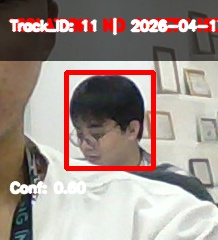
#> input picture core_detection/violations/Violation_ID_11_20260417_102625.jpg, 218 x 240 px
$ python -i preprocessor.py   (imports and definitions only)   (older library calls are emulated)
#> lines starting #> are read from the running program, lines starting #| are printed output that depends on the picture
#> further down, picture is the input picture: shape (240, 218, 3); mean B, G, R 138.5, 144.7, 159.3
from __future__ import annotations

from dataclasses import dataclass
from pathlib import Path
from typing import Iterator, Optional, Tuple, Union
from urllib.parse import urlparse

import cv2
import numpy as np


FrameSource = Union[str, int, Path, np.ndarray]


@dataclass(frozen=True)
class PreprocessingResult:
    original_frame: np.ndarray
    processed_frame: np.ndarray
    blur_score: float
    inference_allowed: bool


class Preprocessor:
    def __init__(
        self,
        ssim_threshold: float = 0.5,
        blur_threshold: float = 100.0,
        clahe_clip_limit: float = 2.0,
        clahe_tile_grid_size: Tuple[int, int] = (8, 8),
    ) -> None:
        self.ssim_threshold = ssim_threshold
        self.blur_threshold = blur_threshold
        self.clahe = cv2.createCLAHE(
            clipLimit=clahe_clip_limit,
            tileGridSize=clahe_tile_grid_size,
        )

    def is_blurred(self, frame: np.ndarray, threshold: float = 100.0) -> bool:
        gray_frame = self._to_grayscale(frame)
        laplacian_variance = cv2.Laplacian(gray_frame, cv2.CV_64F).var()
        return float(laplacian_variance) < float(threshold)

    def is_glitch(
        self,
        current_frame: np.ndarray,
        prev_frame: Optional[np.ndarray],
        threshold: float = 0.5,
    ) -> bool:
        if prev_frame is None:
            return False

        score = self._compute_ssim(current_frame, prev_frame)
        return score < float(threshold)

    def preprocess_frame(
        self,
        frame: np.ndarray,
        prev_frame: Optional[np.ndarray] = None,
    ) -> Tuple[str, np.ndarray, dict[str, float]]:
        blur_score = self._laplacian_variance(frame)
#> in _to_grayscale, `return cv2.cvtColor(frame, cv2.COLOR_BGR2GRAY)`:
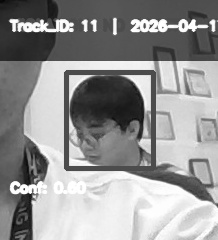
#> returned value: shape (240, 218); min 4, max 255, mean 148.4
#> blur_score = 1582.3
        is_blurred = self.is_blurred(frame, threshold=self.blur_threshold)
#> is_blurred = False
        ssim_score = self._compute_ssim(frame, prev_frame)
#> ssim_score = 1
        is_glitch = self.is_glitch(frame, prev_frame, threshold=self.ssim_threshold)
#> is_glitch = False

        frame_metrics = {
            "ssim": ssim_score,
            "laplacian_variance": blur_score,
        }
#> frame_metrics = {'ssim': 1, 'laplacian_variance': 1582.3}

        if is_blurred or is_glitch:
            return "Skip", frame, frame_metrics

        return "Process", self.apply_clahe(frame), frame_metrics

    # [53 lines left out: functions process_frame, process_input, check_ssim, not called in this run]

    def detect_blur(self, frame: np.ndarray) -> Tuple[bool, float]:
        laplacian_variance = self._laplacian_variance(frame)
        return laplacian_variance >= self.blur_threshold, float(laplacian_variance)

    def apply_clahe(self, frame: np.ndarray) -> np.ndarray:
        lab_frame = cv2.cvtColor(frame, cv2.COLOR_BGR2LAB)
#> lab_frame: shape (240, 218, 3); mean of channels 0, 1, 2 155.1, 132.3, 134.8
        l_channel, a_channel, b_channel = cv2.split(lab_frame)
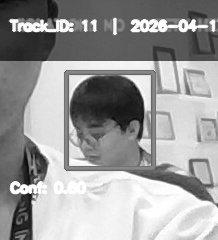
#> l_channel: shape (240, 218); min 2, max 255, mean 155.1
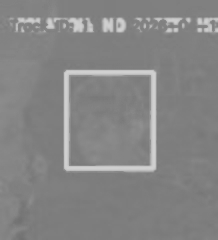
#> a_channel: shape (240, 218); min 113, max 208, mean 132.3
        enhanced_l_channel = self.clahe.apply(l_channel)
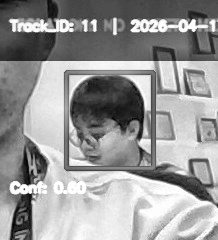
#> enhanced_l_channel: shape (240, 218); min 2, max 255, mean 151.6
        enhanced_lab_frame = cv2.merge((enhanced_l_channel, a_channel, b_channel))
#> enhanced_lab_frame: shape (240, 218, 3); mean of channels 0, 1, 2 151.6, 132.3, 134.8
        return cv2.cvtColor(enhanced_lab_frame, cv2.COLOR_LAB2BGR)
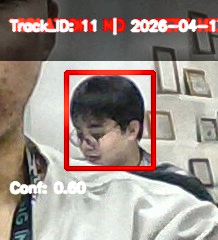
#> returned value: shape (240, 218, 3); mean B, G, R 134.8, 141.3, 155.2

    def _compute_ssim(
        self,
        current_frame: np.ndarray,
        previous_frame: Optional[np.ndarray],
    ) -> float:
        if previous_frame is None:
            return 1.0

        current_gray = self._to_grayscale(current_frame)
        previous_gray = self._to_grayscale(previous_frame)

        if current_gray.shape != previous_gray.shape:
            return 0.0

        # Sử dụng thuật toán MSE siêu nhẹ thay cho SSIM cấu trúc
        curr_small = cv2.resize(current_gray, (64, 48))
        prev_small = cv2.resize(previous_gray, (64, 48))

        err = cv2.norm(curr_small, prev_small, cv2.NORM_L2)
        mse = (err * err) / float(64 * 48)

        # Chuyển đổi MSE thành thang đo SSIM giả lập (Tỷ lệ nghịch)
        # Giới hạn MSE từ 0 đến khoảng 2000+. MSE càng cao -> Khác biệt càng lớn (SSIM gần 0)
        max_error = 1500.0
        pseudo_ssim = max(0.0, 1.0 - (mse / max_error))

        return float(pseudo_ssim)

    def _laplacian_variance(self, frame: np.ndarray) -> float:
        gray_frame = self._to_grayscale(frame)
        return float(cv2.Laplacian(gray_frame, cv2.CV_64F).var())

    # [47 lines left out: functions _process_capture, _is_image_file, _is_stream_source, not called in this run]

    @staticmethod
    def _to_grayscale(frame: np.ndarray) -> np.ndarray:
        if frame is None or frame.size == 0:
            raise ValueError("Input frame must be a non-empty numpy array.")

        if frame.ndim == 2:
            return frame

        if frame.ndim == 3:
            return cv2.cvtColor(frame, cv2.COLOR_BGR2GRAY)

        raise ValueError("Input frame must be a 2D grayscale or 3D BGR image.")


class FramePreprocessor:
    # [35 lines left out: functions __init__, process_frame, apply_clahe_lab, compute_blur_score, not called in this run]


class PreProcessor(Preprocessor):
    pass

>>> import cv2
>>> picture = cv2.imread('../../../violations/Violation_ID_11_20260417_102625.jpg')
>>> result = Preprocessor().preprocess_frame(picture)

$ run again, on core_detection/violations/Violation_ID_12_20260417_112227.jpg
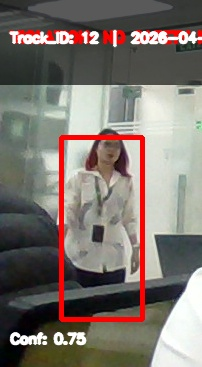
#> input picture core_detection/violations/Violation_ID_12_20260417_112227.jpg, 202 x 367 px
#> picture is the input picture: shape (367, 202, 3); mean B, G, R 110.4, 117, 125.7
#> blur_score = 1203.2
#> is_blurred = False
#> ssim_score = 1
#> is_glitch = False
#> frame_metrics = {'ssim': 1, 'laplacian_variance': 1203.2}
#> lab_frame: shape (367, 202, 3); mean of channels 0, 1, 2 126.2, 129.9, 134.1
#> in apply_clahe, `l_channel, a_channel, b_channel = cv2.split(lab_frame)`:
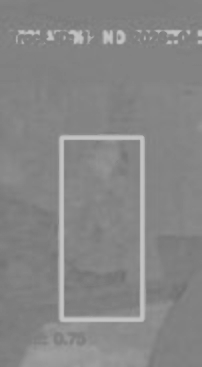
#> b_channel: shape (367, 202); min 112, max 195, mean 134.1
#> enhanced_lab_frame: shape (367, 202, 3); mean of channels 0, 1, 2 131.5, 129.9, 134.1
#> in apply_clahe, `return cv2.cvtColor(enhanced_lab_frame, cv2.COLOR_LAB2BGR)`:
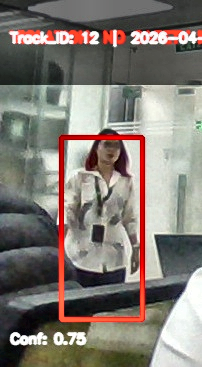
#> returned value: shape (367, 202, 3); mean B, G, R 115.8, 123, 130.2

$ run again, on core_detection/violations/Violation_ID_12_20260417_112349.jpg
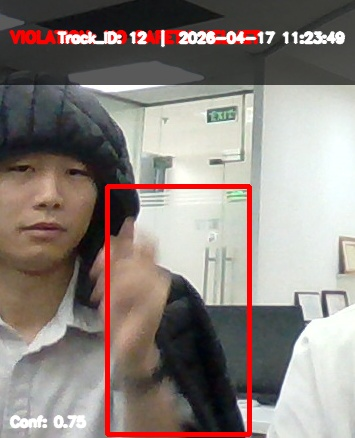
#> input picture core_detection/violations/Violation_ID_12_20260417_112349.jpg, 355 x 438 px
#> picture is the input picture: shape (438, 355, 3); mean B, G, R 126.2, 131.4, 141.2
#> blur_score = 729.2
#> is_blurred = False
#> ssim_score = 1
#> is_glitch = False
#> frame_metrics = {'ssim': 1, 'laplacian_variance': 729.2}
#> lab_frame: shape (438, 355, 3); mean of channels 0, 1, 2 139.8, 130.7, 133.1
#> in apply_clahe, `l_channel, a_channel, b_channel = cv2.split(lab_frame)`:
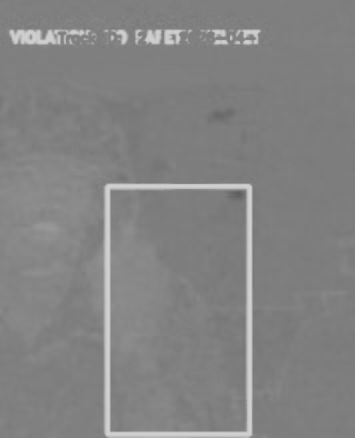
#> a_channel: shape (438, 355); min 92, max 208, mean 130.7
#> enhanced_lab_frame: shape (438, 355, 3); mean of channels 0, 1, 2 139.6, 130.7, 133.1
#> in apply_clahe, `return cv2.cvtColor(enhanced_lab_frame, cv2.COLOR_LAB2BGR)`:
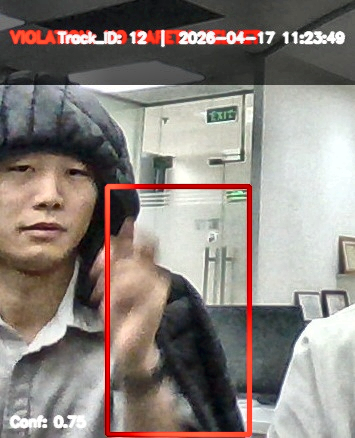
#> returned value: shape (438, 355, 3); mean B, G, R 125.8, 131.5, 140.2
